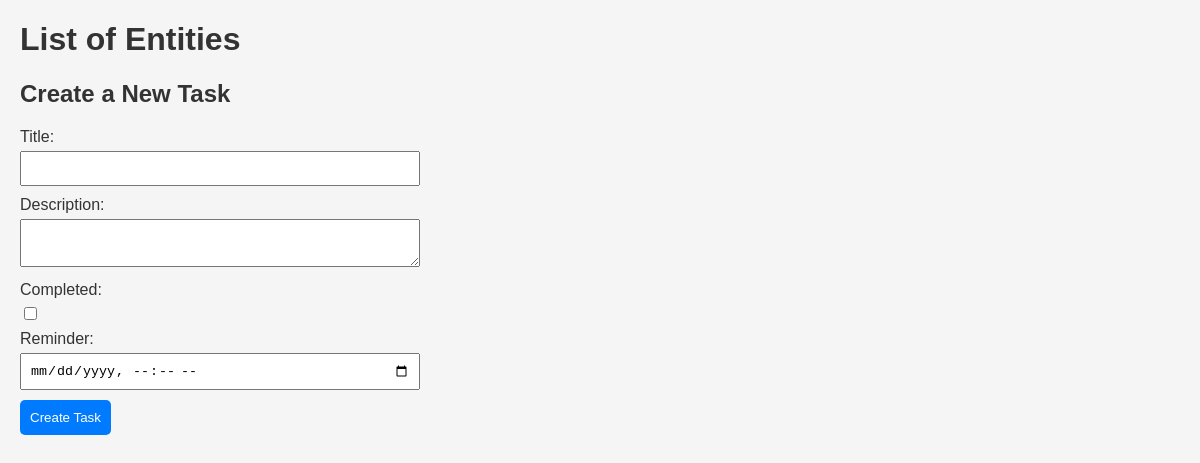
Before: /hw6/tasks/ with the older database file.
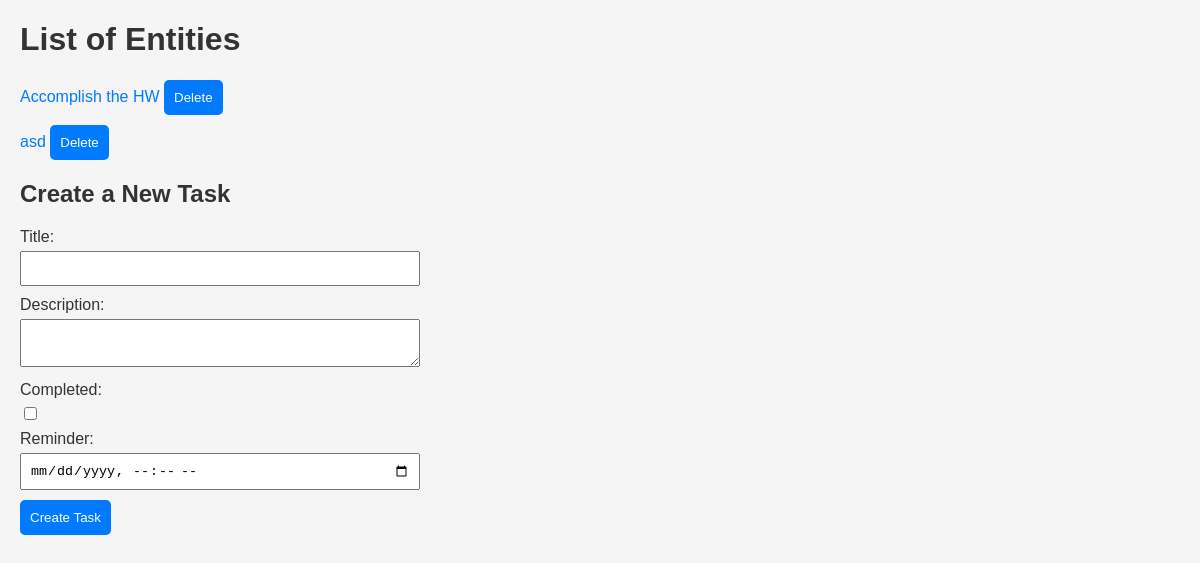
After: the same page with the newer database file.
### HW6Entities/models.py (models this page shows, shortened)
class Task(models.Model):
    title = models.CharField(max_length=255)
    description = models.TextField()
    completed = models.BooleanField(default=False)
    reminder = models.DateTimeField(null=True, blank=True)
    class Meta:
        app_label = 'HW6Entities'

### HW6Entities/views.py (the view, shortened to what this page needs)
# urls.py: path('tasks/', render_tasks, name='task_list'),
def render_tasks(request):
    if request.method == 'GET':
        tasks = Task.objects.all()
        return render(request, 'entities.html', {'entities': tasks})

### HW6Entities/templates/entities.html (shortened to what this page needs)
<!DOCTYPE html>
<html lang="en">
<head>
</head>
<body>
    <h1>List of Entities</h1>
    <ul>
        {% for entity in entities %}
            <li>
                <a href="{% url 'specific_task' id=entity.id %}">{{ entity.title }}</a>
                <button type="button" onclick="deleteTask('{{ entity.id }}')">Delete</button>
            </li>
        {% endfor %}
    </ul>
    <h2>Create a New Task</h2>
    <form method="post" action="{% url 'task_list' %}">
        <label for="title">Title:</label>
        <input type="text" name="title" required>
        <label for="description">Description:</label>
        <textarea name="description" required></textarea>
        <label for="completed">Completed:</label>
        <input type="checkbox" name="completed">
        <label for="reminder">Reminder:</label>
        <input type="datetime-local" name="reminder" required>
        <button type="submit">Create Task</button>
    </form>
</body>
</html>

### HW6Entities/templates/entities.html (style rules this page uses)
body { font-family: Arial, sans-serif; margin: 20px; padding: 0; background-color: #f5f5f5; }
h1 { color: #333; }
ul { list-style-type: none; padding: 0; }
li { margin-bottom: 10px; }
a { text-decoration: none; color: #007bff; }
h2 { margin-top: 20px; color: #333; }
form { max-width: 400px; margin-top: 10px; }
label { display: block; margin-bottom: 5px; color: #333; }
input, textarea { width: 100%; padding: 8px; margin-bottom: 10px; box-sizing: border-box; }
button { background-color: #007bff; color: #fff; cursor: pointer; border: none; padding: 10px; border-radius: 5px; transition: background-color 0.3s; }
input[type="checkbox"] { width: auto; }
button { background-color: #007bff; color: #fff; cursor: pointer; }

Changed rows visible on the page:
added Task: title "Accomplish the HW"
added Task: title "asd"
